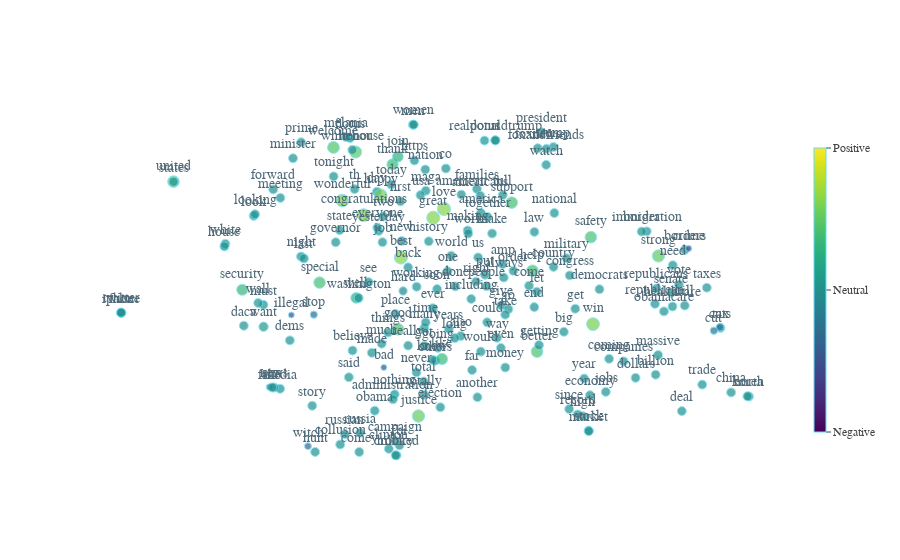

The code cell stored with this chart in its notebook:
### Code cell
# Visualizing.
import plotly.graph_objs as go
from plotly.offline import download_plotlyjs, init_notebook_mode, plot, iplot
init_notebook_mode(connected=True)

# Generating plotly plot data.
plot_data = [go.Scatter(x=sc_data['x'],
                       y=sc_data['y'],
                       mode='markers+text',
                       marker=dict(
                           size=(sc_data['sentiment'] + 3)**2,
                           color=sc_data['sentiment'],
                           cmax=1,
                           cmin=-1,
                           colorscale='Viridis',
                           line=dict(
                               color='#65daf7',
                               width=1),
                           colorbar = dict(
                                title = '',
                                tickmode = 'array',
                                tickvals = [1, 0, -1],
                                ticktext = ['Positive', 'Neutral','Negative'],
                                ticks = 'outside',
                                thickness=12,
                                len=0.8,
                                outlinecolor='#65daf7',
                                tickfont=dict(
                                   family='calibri',
                                   size=12))
                       ),
                       text=labels,
                       textposition='top',
                       textfont=dict(
                           family='calibri',
                           size=14,
                           color='#4f6978')
                      )]

layout = go.Layout(
    xaxis=dict(
        autorange=True,
        showgrid=False,
        zeroline=False,
        showline=False,
        ticks='',
        showticklabels=False
    ),
    yaxis=dict(
        autorange=True,
        showgrid=False,
        zeroline=False,
        showline=False,
        ticks='',
        showticklabels=False
    )
)
fig = go.Figure(data=plot_data, layout=layout)
iplot(fig)

### Figure 1 — Plotly figure (JSON) as saved in the notebook; plotly's stock layout.template omitted (floating-point values rounded to 4 significant figures; data arrays with more than 128 entries replaced by an {"elided": "..."} marker saying what was removed)
{"data": [{"marker": {"cmax": 1, "cmin": -1, "color": {"elided": "198 float values"}, "colorbar": {"len": 0.8, "outlinecolor": "#65daf7", "thickness": 12, "tickfont": {"family": "calibri", "size": 12}, "tickmode": "array", "ticks": "outside", "ticktext": ["Positive", "Neutral", "Negative"], "tickvals": [1, 0, -1], "title": ""}, "colorscale": "Viridis", "line": {"color": "#65daf7", "width": 1}, "size": {"elided": "198 float values"}}, "mode": "markers+text", "text": {"elided": "198 str values"}, "textfont": {"color": "#4f6978", "family": "calibri", "size": 14}, "textposition": "top", "type": "scatter", "x": {"elided": "198 float values"}, "y": {"elided": "198 float values"}}], "layout": {"xaxis": {"autorange": true, "showgrid": false, "showline": false, "showticklabels": false, "ticks": "", "zeroline": false}, "yaxis": {"autorange": true, "showgrid": false, "showline": false, "showticklabels": false, "ticks": "", "zeroline": false}}}
